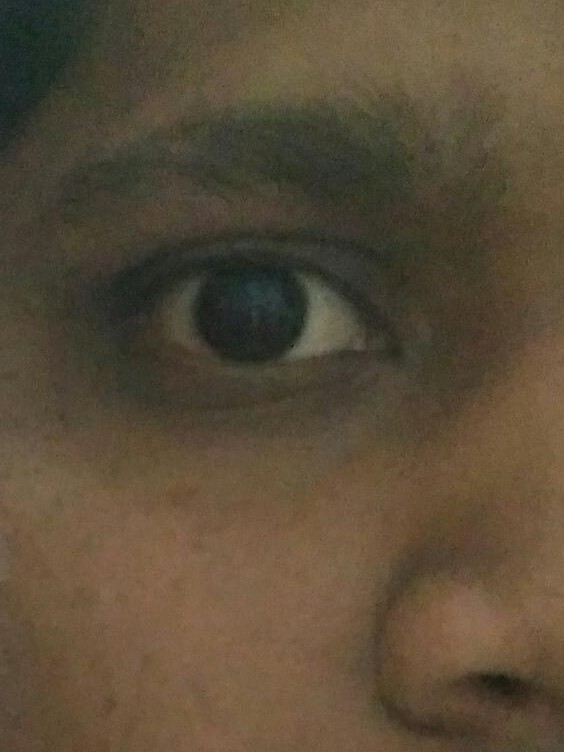
#> input picture P11.jpg, 564 x 752 px
$ python pupilDetection.py
#> lines starting #> are read from the running program, lines starting #| are printed output that depends on the picture; after the words box and inside, x2 and y2 are one past the last pixel; in counts of white or black regions, pixels touching at a corner belong together
#import numpy
import cv2
import operator
import numpy as np

class pupil_detection():
    def __init__(self, image_path):
        '''
        initialize the class and set the class attributes
        '''
        self._img = None
        self._img_path = image_path
        self._pupil = None
        self._centroid = None

    def load_image(self):
        '''
        load the image based on the path passed to the class
        it should use the method cv2.imread to load the image
        it should also detect if the file exists
        '''
        self._img = cv2.imread(self._img_path)
#> self._img is the input picture: shape (752, 564, 3); mean B, G, R 56.5, 76.5, 90.3
        # If the image doesn't exists or is not valid then imread returns None
        if type(self._img) == None:
            return False
        else:
            return True

    def show_image (self,img):
        cv2.imshow("Result",img)
        cv2.waitKey(0)

    def centroid (self):
        # convert image to grayscale image
        gray_image = cv2.cvtColor(self._img, cv2.COLOR_BGR2GRAY)
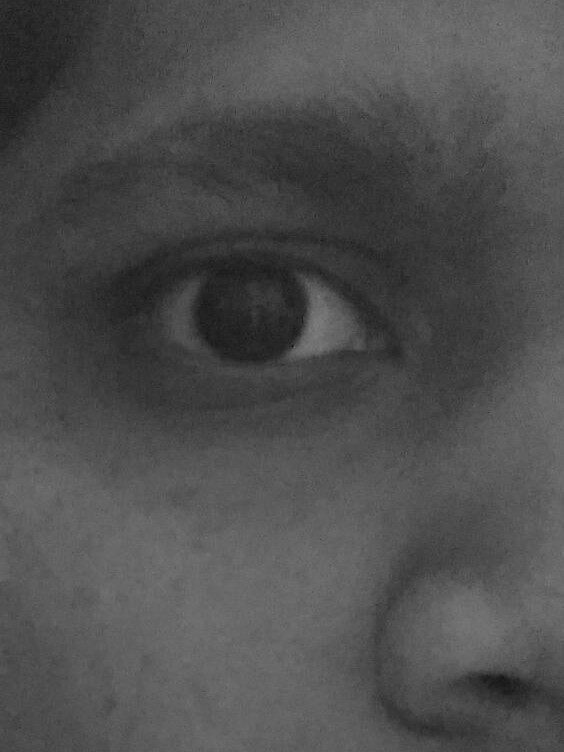
#> gray_image: shape (752, 564); min 20, max 125, mean 78.3
        # convert the grayscale image to binary image
        ret,thresh = cv2.threshold(gray_image,127,255,cv2.THRESH_BINARY_INV)
#> thresh: shape (752, 564); every value is 255
        # calculate moments of binary image
        M = cv2.moments(thresh)
#> M = moments, m00 108152640, centre m10/m00, m01/m00 = (281.5, 375.5)
        # calculate x,y coordinate of center
        cX = int(M["m10"] / M["m00"])
#> cX = 281
        cY = int(M["m01"] / M["m00"])
#> cY = 375
        self._centroid = (cX,cY)
#> self._centroid = (281, 375)
        # cv2.circle(self._img, (cX-20, cY-50), 50, (255, 255, 255), 2)

    def detect_pupil (self):
        dst = cv2.fastNlMeansDenoisingColored(self._img,None,10,10,7,21)
        blur = cv2.GaussianBlur(dst,(5,5),0)
        inv = cv2.bitwise_not(blur)
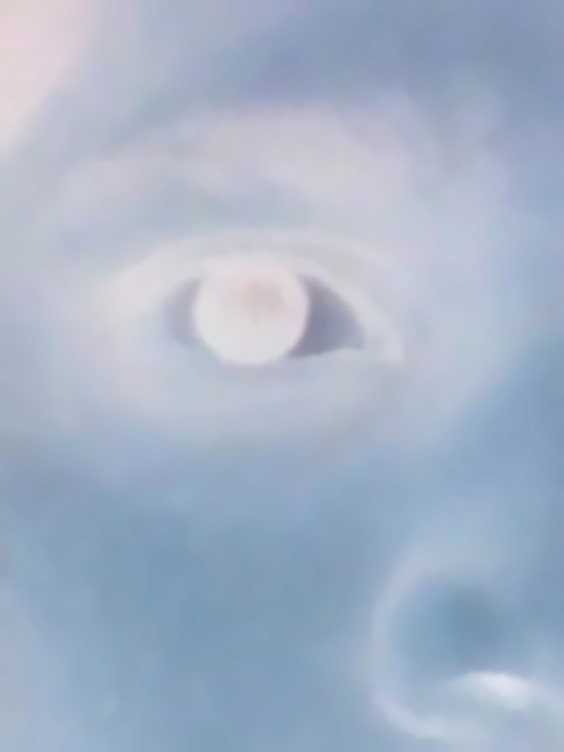
#> inv: shape (752, 564, 3); mean B, G, R 199, 178.8, 165.1
        thresh = cv2.cvtColor(inv, cv2.COLOR_BGR2GRAY)
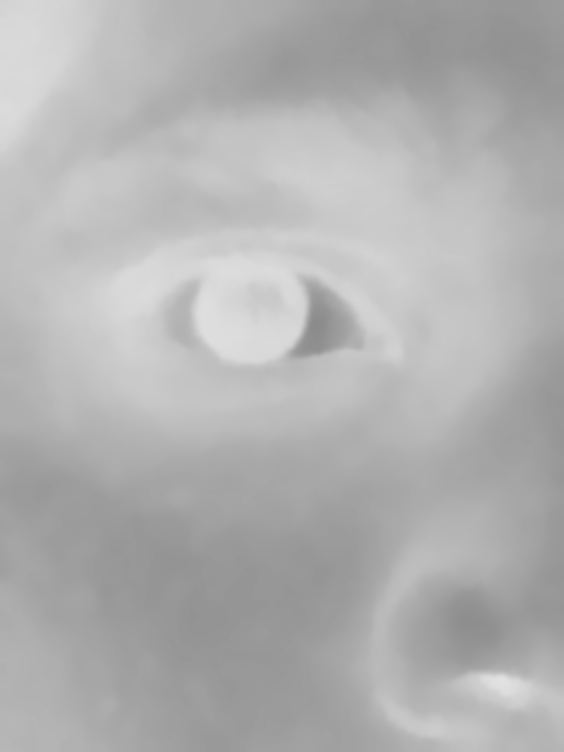
#> thresh: shape (752, 564); min 139, max 225, mean 177
        kernel = np.ones((2,2),np.uint8)
        erosion = cv2.erode(thresh,kernel,iterations = 1)
        ret,thresh1 = cv2.threshold(erosion,210,255,cv2.THRESH_BINARY)
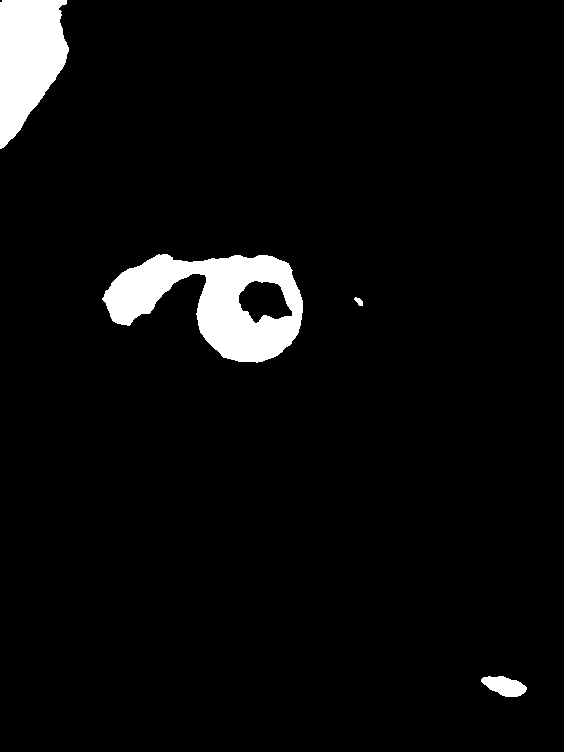
#> thresh1: shape (752, 564); 4.5% white; 4 white regions
        cnts, hierarchy = cv2.findContours(thresh1, cv2.RETR_LIST, cv2.CHAIN_APPROX_NONE)
#> cnts = 5 contours; box (x1, y1, x2, y2) and area: (102, 254, 303, 363) 12661, (0, 0, 69, 149) 6940, (238, 280, 293, 324) 1560, (481, 676, 527, 697) 594, (354, 297, 363, 306) 37
        flag = 10000
        final_cnt = None
        for cnt in cnts:
            (x,y),radius = cv2.minEnclosingCircle(cnt)
            distance = abs(self._centroid[0]-x)+abs(self._centroid[1]-y)
            if distance < flag :
                flag = distance
                final_cnt = cnt
            else:
                continue
#> this loop made 5 passes
#> (x, y, radius, distance, flag) on passes 1 to 3: (503.5, 684, 23.05, 531.5, 531.5), (358.2, 301.2, 5.33, 151, 151), (265, 305, 28.79, 86, 86)
#> (x, y, radius, distance) on passes 4 to 5: (202, 305, 100.2, 149), (33, 74, 81.02, 549)
#> after the loop, final_cnt = contour of 145 points, box (x1, y1, x2, y2) (238, 280, 293, 324), area 1560; flag = 86
        (x,y),radius = cv2.minEnclosingCircle(final_cnt)
#> x = 265; y = 305; radius = 28.79
        center = (int(x),int(y))
#> center = (265, 305)
        radius = int(radius)
#> radius = 28
        cv2.circle(self._img,center,radius,(255,0,0),2)
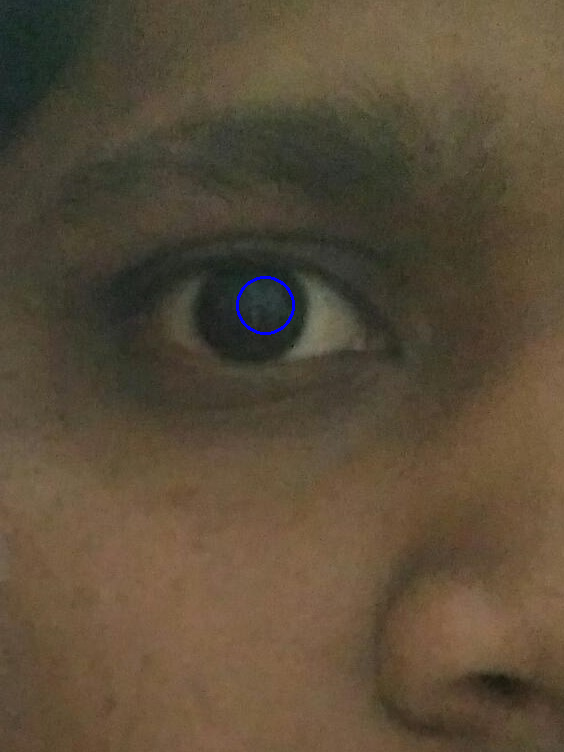
#> self._img: shape (752, 564, 3); 0.13% of pixels changed, all inside (x1, y1, x2, y2) = (236, 276, 295, 335)

        self._pupil = (center[0],center[1],radius)
#> self._pupil = (265, 305, 28)
        self.show_image(self._img)

    def highlight(self):
        gray_image = cv2.cvtColor(self._img, cv2.COLOR_BGR2GRAY)
        blurred = cv2.GaussianBlur(gray_image, (11, 11), 0)
        ret, thresh = cv2.threshold(blurred, 50, 255, cv2.THRESH_BINARY)
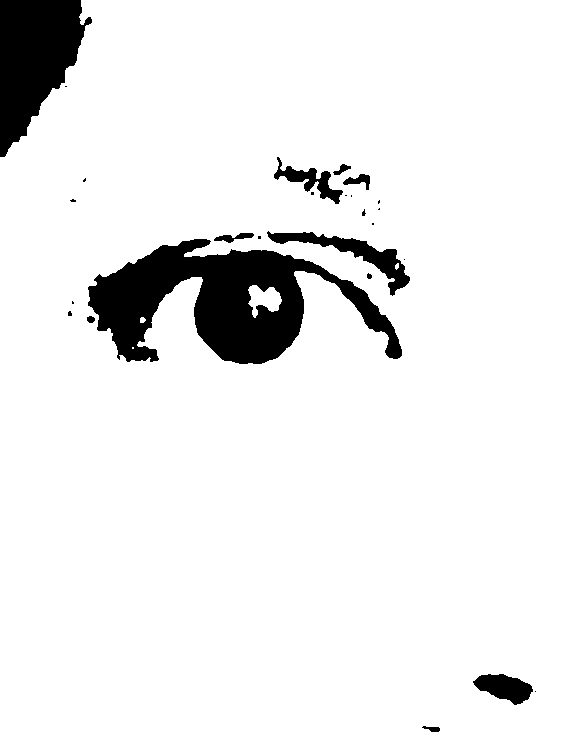
#> thresh: shape (752, 564); 92.4% white; 26 black regions (15 under 20 px), largest, box (x1, y1, x2, y2) and area: (88, 239, 402, 364) 18406, (0, 0, 92, 157) 8836, (267, 231, 410, 296) 2075
        cv2.imshow('image', thresh)
        cv2.waitKey(0)

    def start_detection(self):
        if(self.load_image()):
            self.centroid()
            self.detect_pupil()
            self.highlight()
        else:
            print('Image file "' + self._img_path + '" could not be loaded.')

id = pupil_detection(r'P11.jpg')
id.start_detection()
